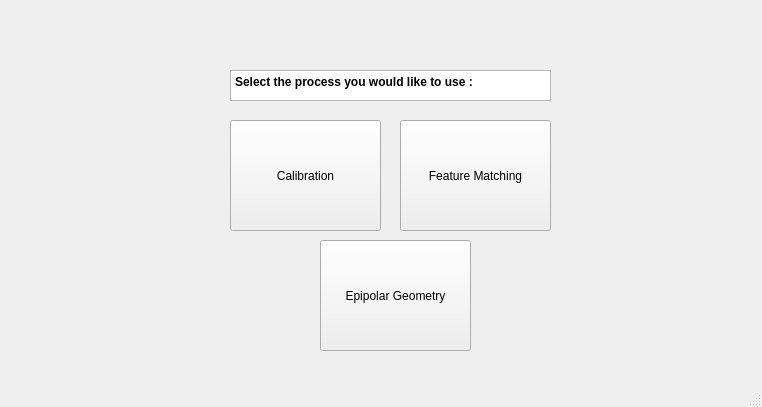
<?xml version="1.0" encoding="UTF-8"?>
<ui version="4.0">
 <class>MainWindow</class>
 <widget class="QMainWindow" name="MainWindow">
  <property name="geometry">
   <rect>
    <x>0</x>
    <y>0</y>
    <width>762</width>
    <height>407</height>
   </rect>
  </property>
  <property name="windowTitle">
   <string>MainWindow</string>
  </property>
  <widget class="QWidget" name="centralwidget">
   <widget class="QPushButton" name="pushButton_2">
    <property name="geometry">
     <rect>
      <x>230</x>
      <y>120</y>
      <width>151</width>
      <height>111</height>
     </rect>
    </property>
    <property name="text">
     <string>Calibration</string>
    </property>
   </widget>
   <widget class="QPushButton" name="pushButton_4">
    <property name="geometry">
     <rect>
      <x>400</x>
      <y>120</y>
      <width>151</width>
      <height>111</height>
     </rect>
    </property>
    <property name="text">
     <string>Feature Matching</string>
    </property>
   </widget>
   <widget class="QTextEdit" name="textEdit">
    <property name="geometry">
     <rect>
      <x>230</x>
      <y>70</y>
      <width>321</width>
      <height>31</height>
     </rect>
    </property>
    <property name="html">
     <string>&lt;!DOCTYPE HTML PUBLIC &quot;-//W3C//DTD HTML 4.0//EN&quot; &quot;http://www.w3.org/TR/REC-html40/strict.dtd&quot;&gt;
&lt;html&gt;&lt;head&gt;&lt;meta name=&quot;qrichtext&quot; content=&quot;1&quot; /&gt;&lt;style type=&quot;text/css&quot;&gt;
p, li { white-space: pre-wrap; }
&lt;/style&gt;&lt;/head&gt;&lt;body style=&quot; font-family:'MS Shell Dlg 2'; font-size:7.8pt; font-weight:400; font-style:normal;&quot;&gt;
&lt;p style=&quot; margin-top:0px; margin-bottom:0px; margin-left:0px; margin-right:0px; -qt-block-indent:0; text-indent:0px;&quot;&gt;&lt;span style=&quot; font-size:9pt; font-weight:600;&quot;&gt;Select the process you would like to use :&lt;/span&gt;&lt;/p&gt;&lt;/body&gt;&lt;/html&gt;</string>
    </property>
   </widget>
   <widget class="QPushButton" name="pushButton_5">
    <property name="geometry">
     <rect>
      <x>320</x>
      <y>240</y>
      <width>151</width>
      <height>111</height>
     </rect>
    </property>
    <property name="text">
     <string>Epipolar Geometry</string>
    </property>
   </widget>
  </widget>
  <widget class="QMenuBar" name="menubar">
   <property name="geometry">
    <rect>
     <x>0</x>
     <y>0</y>
     <width>762</width>
     <height>26</height>
    </rect>
   </property>
  </widget>
  <widget class="QStatusBar" name="statusbar"/>
 </widget>
 <resources/>
 <connections/>
</ui>
